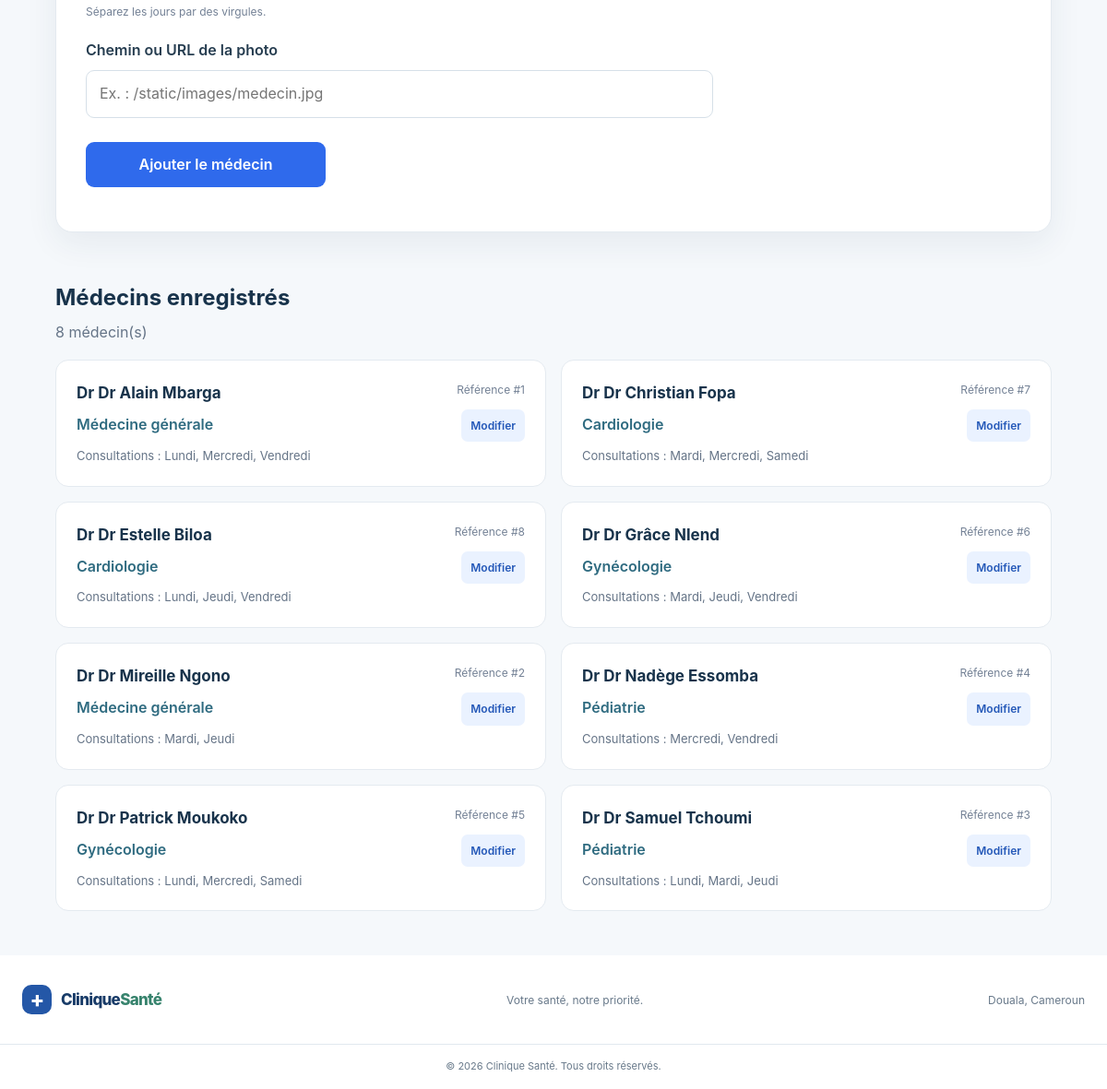
Page /admin/medecins (signed in, lower part) on the earlier database version.
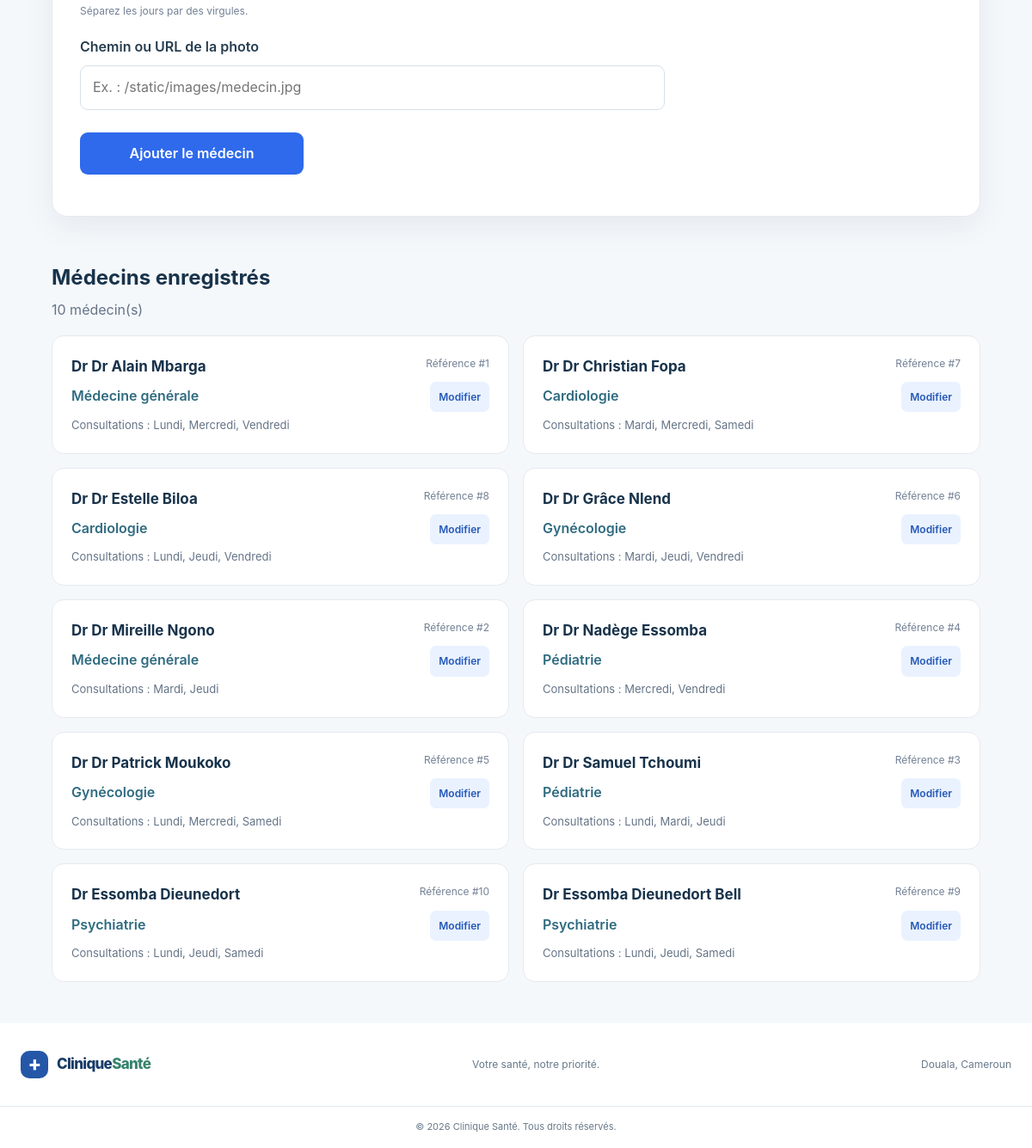
Same page on the later database version.
### tables this page shows
CREATE TABLE medecins (
    id INTEGER PRIMARY KEY AUTOINCREMENT,
    nom TEXT NOT NULL,
    specialite TEXT NOT NULL,
    photo TEXT,
    jours_consultation TEXT NOT NULL
);

### app.py (the view, shortened to what this page needs)
@app.route("/admin/medecins", methods=["GET", "POST"])
@administrateur_requis
def gestion_medecins():
    connexion = get_db()
    erreur = None
    confirmation = None
    medecins = connexion.execute(
        """
        SELECT id, nom, specialite, photo, jours_consultation
        FROM medecins
        ORDER BY nom
        """
    ).fetchall()
    return render_template(
        "admin/medecins.html",
        medecins=medecins,
        erreur=erreur,
        confirmation=confirmation,
    )

### app.py (called while the page is built)
def administrateur_requis(fonction):
    @wraps(fonction)
    def fonction_protegee(*args, **kwargs):
        if "administrateur_id" not in session:
            return redirect(url_for("connexion_admin"))
        return fonction(*args, **kwargs)
    return fonction_protegee

@app.teardown_appcontext
def fermer_connexion(exception=None):
    connexion = g.pop("connexion", None)
    if connexion is not None:
        connexion.close()

### database/db.py (called while the page is built)
def get_db():
    if "connexion" not in g:
        g.connexion = sqlite3.connect(CHEMIN_BASE)
        g.connexion.row_factory = sqlite3.Row
        g.connexion.execute("PRAGMA foreign_keys = ON")
    return g.connexion

### templates/admin/medecins.html (shortened to what this page needs)
{% extends "base.html" %}
{% block content %}
<section class="admin-dashboard">
    <div class="admin-welcome-card admin-doctor-form-card">
        <form method="POST" action="{{ url_for('gestion_medecins') }}">
            <div class="admin-field">
                <span class="admin-cell-secondary">
                    Séparez les jours par des virgules.
                </span>
            </div>
            <div class="admin-field">
                <label for="photo">Chemin ou URL de la photo</label>
                <input
                    type="text"
                    id="photo"
                    name="photo"
                    maxlength="255"
                    placeholder="Ex. : /static/images/medecin.jpg"
                >
            </div>
            <button class="admin-submit" type="submit">
                Ajouter le médecin
            </button>
        </form>
    </div>
    <div class="admin-list-heading">
        <div>
            <h2>Médecins enregistrés</h2>
            <p>{{ medecins|length }} médecin(s)</p>
        </div>
    </div>
    {% if medecins %}
        <div class="admin-doctor-list">
            {% for medecin in medecins %}
                <article class="admin-doctor-card">
                    <div>
                        <h3>Dr {{ medecin.nom }}</h3>
                        <p class="admin-doctor-specialty">
                            {{ medecin.specialite }}
                        </p>
                        <p class="admin-doctor-days">
                            Consultations : {{ medecin.jours_consultation }}
                        </p>
                    </div>
                    <div class="admin-doctor-actions">
                        <span class="admin-doctor-id">
                            Référence #{{ medecin.id }}
                        </span>
                        <a
                            class="admin-action-button admin-doctor-edit"
                            href="{{ url_for('modifier_medecin', medecin_id=medecin.id) }}"
                        >
                            Modifier
                        </a>
                    </div>
                </article>
            {% endfor %}
        </div>
    {% else %}
        <div class="admin-empty-state">
            <h2>Aucun médecin enregistré</h2>
            <p>Utilisez le formulaire ci-dessus pour ajouter le premier médecin.</p>
        </div>
    {% endif %}
</section>
{% endblock %}

Differences in the rows shown:
added medecins: nom "Essomba Dieunedort", specialite "Psychiatrie", jours_consultation "Lundi, Jeudi, Samedi", id "10"
added medecins: nom "Essomba Dieunedort Bell", specialite "Psychiatrie", jours_consultation "Lundi, Jeudi, Samedi", id "9"
Other differences:
{{ medecins|length }}: "8" → "10"
